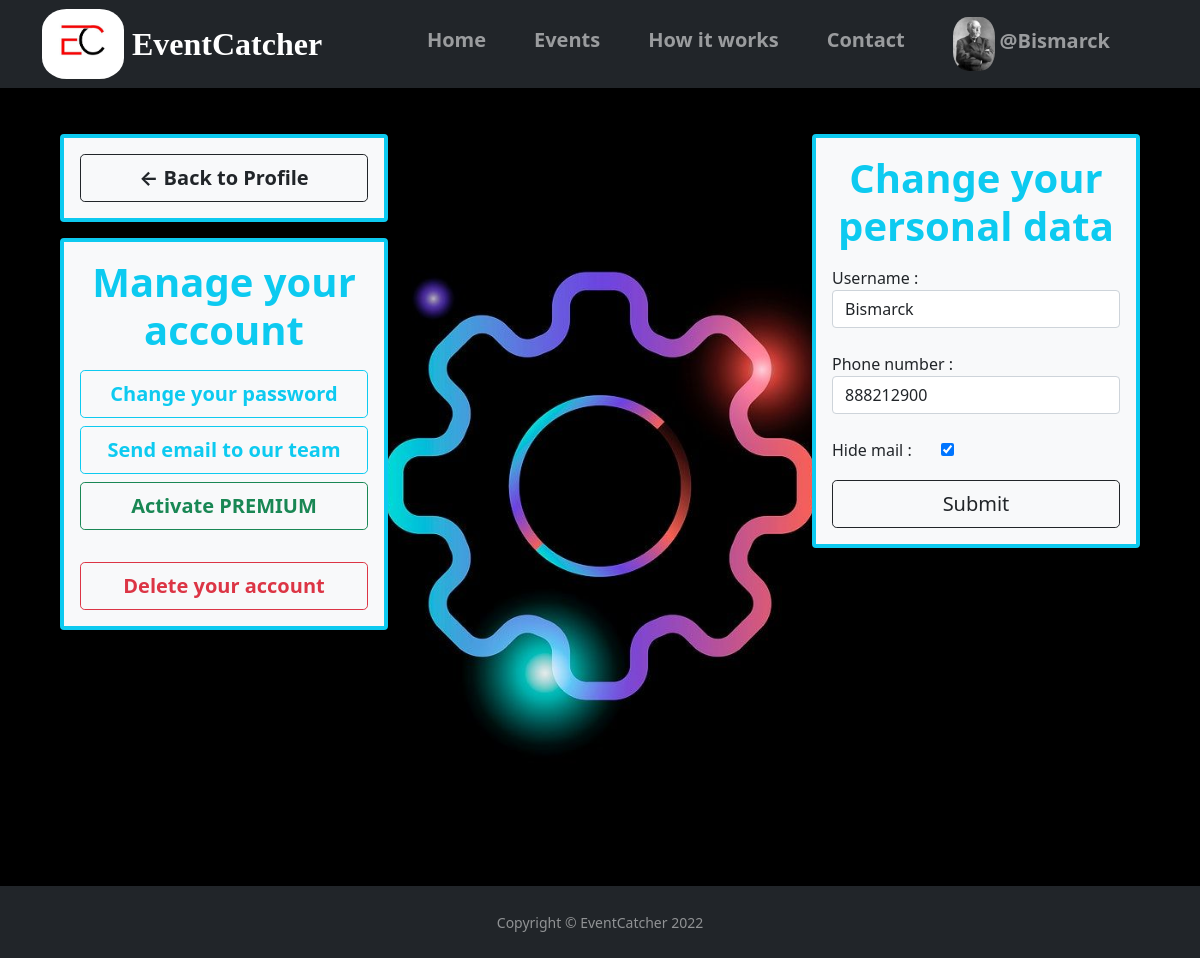
The page /usersettings/ (signed in) on the database as committed earlier.
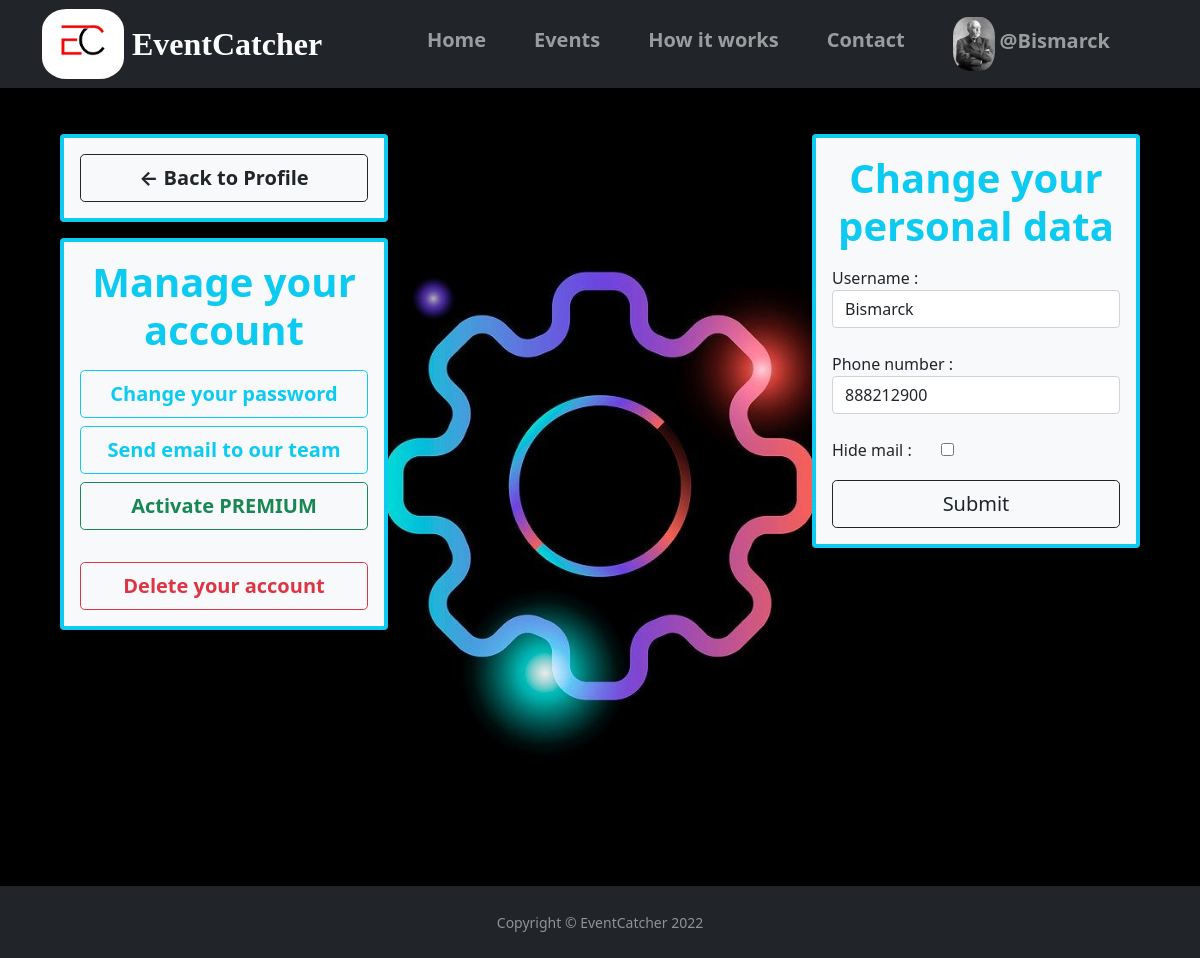
The same page on the database as committed later.
### main/models.py (models this page shows, shortened)
class MyUser(AbstractBaseUser):
    def user_directory_path(instance, filename):
        return 'profileImages/user_{0}/{1}'.format(instance.id, filename)
    email = models.EmailField(max_length=50, unique=True)
    username = models.CharField(max_length=30, unique=True)
    date_joined = models.DateTimeField(verbose_name="date joined", auto_now_add=True)
    last_login = models.DateTimeField(verbose_name="last login", auto_now=True)
    hide_mail = models.BooleanField(default=True)
    phone_number = models.PositiveIntegerField(null=True, unique=True, validators=[MinValueValidator(111111111), MaxValueValidator(999999999)])
    friends = models.ManyToManyField('self', blank=True)
    image = models.ImageField(null=True, blank=True, upload_to=user_directory_path, default="model.png")
    is_admin = models.BooleanField(default=False)
    is_active = models.BooleanField(default=True)
    is_superuser = models.BooleanField(default=False)
    is_staff = models.BooleanField(default=False)
    USERNAME_FIELD = 'email'
    REQUIRED_FIELDS = ['username']
    objects = MyUserManager()
    def __str__(self):
        return self.username

### main/decorators.py (the view)
    def wrapper_func(request, *args, **kwargs):
        if not request.user.is_authenticated:
            return redirect('home')
        else:
           return view_func(request, *args, **kwargs)

### main/forms.py
class SettingsForm(forms.ModelForm):
     class Meta:
        model = MyUser
        fields = ['username', 'phone_number','hide_mail']
        widgets = {
            'hide_mail': forms.CheckboxInput(
                attrs={
                    'type': 'checkbox',
                    'class': 'mb-4',
                }),
            'username': forms.TextInput(attrs={
                        'class':'form-control',
                        'placeholder':'Username..',
                        'required':'True'
                }),
            'phone_number': forms.NumberInput(attrs={
                        'class':'form-control',
                        'placeholder':'Phone number..',
                        'required':'True'
                }),
        }

### main/views.py (called while the page is built, shortened)
@unauthenticatedUser
def userSettings(request):
    user = request.user
    form = SettingsForm(instance=user)
    context = {
        'user':user,
        'form':form,
    }
    return render(request,'main/userSettings.html', context)

### main/templates/main/userSettings.html (shortened to what this page needs)
{% extends 'main.html' %}
{% load static %}
{% block content %}
<header class="settings">
<div class="container-fluid h-100 ">
	<div class="row">
		<div class="col-lg-4 mt-5">
			<div class="bg-light d-grid p-3 rounded border border-info border-4 ms-5 mb-3">
				<a href="{% url 'userprofile' request.user.id %}" class="btn btn-lg btn-outline-dark"><span class="fw-bold">&#8592; Back to Profile</span></a>
			</div>
			<div class="bg-light d-grid gap-2 p-3 rounded border border-info border-4 ms-5">
				<h1 class="fw-bold text-info text-center">Manage your account</h1>
				<a href="" class="btn btn-lg btn-outline-info"><span class="fw-bold">Change your password</span></a>
				<a href="" class="btn btn-lg btn-outline-info"><span class="fw-bold">Send email to our team</span></a>
				<a href="" class="btn btn-lg btn-outline-success"><span class="fw-bold">Activate PREMIUM</span></a>
				<a href="" class="btn btn-lg btn-outline-danger mt-4"><span class="fw-bold">Delete your account</span></a>
			</div>
		</div>
		<div class="col-lg-4 mt-5">
		</div>
		<div class="col-lg-4 mt-5">
			<div class="bg-light d-grid gap-2 p-3 rounded border border-info border-4 me-5">
				<h1 class="fw-bold text-info text-center">Change your personal data</h1>
				<form method="POST">
					{% for field in form %}
						{{field.label}} :&nbsp;&nbsp;&nbsp;&nbsp;&nbsp;&nbsp;
						{{field}}<br>
					{% endfor %}
					<div class="d-grid">
					<button type="submit" class="btn btn-lg btn-outline-dark">Submit</button>
					</div>
				</form>
			</div>
		</div>
	</div>
</div>
</header>
{% endblock content %}

### templates/navbar.html (shortened to what this page needs)
{% load static %}
<section>
    <nav class="navbar navbar-expand-lg navbar-dark bg-dark shadow fixed-top p-1">
        <div class="container">
        <a class="navbar-brand me-2" href="#">
            <img id="logoimg" src="{% static 'images/logo.jpg' %}" alt="LOGO" id="logo">
        </a>
        <a class="navbar-brand" href="#"><span id="logofont">EventCatcher</span></a>
        <div class="collapse navbar-collapse" id="navbarResponsive">
            <ul class="navbar-nav ms-auto">
                <li class="nav-item mx-3 mt-2">
                    <a class="nav-link" href="{% url 'home' %}"><span class="fw-bold fs-5">Home</span></a>
                </li>
                <li class="nav-item mx-3  mt-2">
                    <a class="nav-link" href="{% url 'eventshowdown' %}"><span class="fw-bold fs-5">Events</span></a>
                </li>
                <li class="nav-item mx-3  mt-2">
                    <a class="nav-link" href="#"><span class="fw-bold fs-5">How it works</span></a>
                </li>
                <li class="nav-item mx-3  mt-2">
                    <a class="nav-link" href="#"><span class="fw-bold fs-5">Contact</span></a>
                </li>
                {% if request.user.is_authenticated %}
                <li class="nav-item mx-3">
                    <a class="nav-link" href="{% url 'userprofile' request.user.id %}">
                        <img class="avatar" src="{{ request.user.image.url }}">
                        <span id="navusername" class="text-nowrap fs-5 me-4 fw-bold">@{{request.user}}</span>
                    </a>
                </li>
                {% endif %}
            </ul>
        </div>
    </nav>
    <div style="height:86px;"></div>
</section>

Rows that differ between the two databases and show on the page:
changed MyUser "Bismarck": hide_mail "☑" → "☐"
